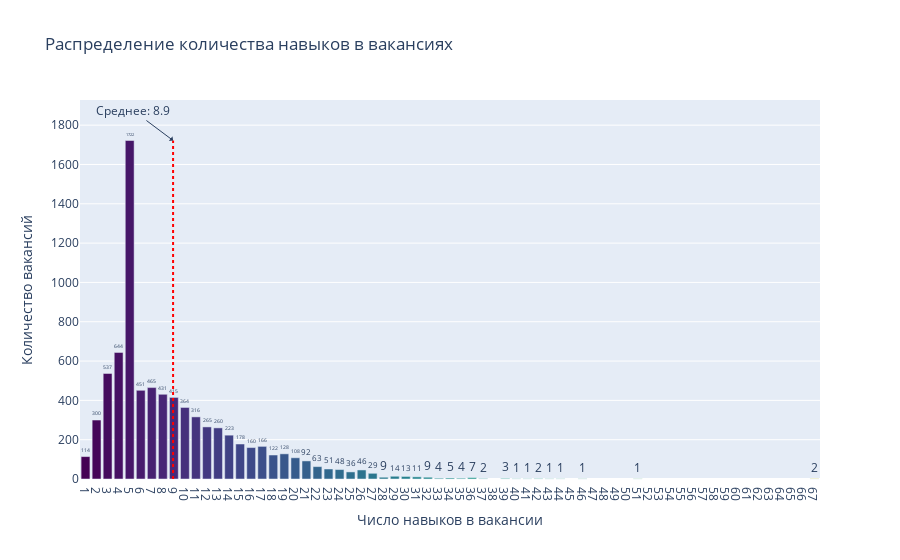

The code cell stored with this chart in its notebook:
### Code cell
# Посмотрим на распределение скилолв по кол-ву на вакансию
import plotly.express as px

df['skills_count'] = df['skills_clean_norm'].apply(lambda x: len(x) if isinstance(x, list) else 0)

# Считаем распределение
skills_dist = df['skills_count'].value_counts().sort_index().reset_index()
skills_dist.columns = ['Количество навыков', 'Число вакансий']

# Строим интерактивный график
fig = px.bar(
    skills_dist,
    x='Количество навыков',
    y='Число вакансий',
    title='Распределение количества навыков в вакансиях',
    labels={'Количество навыков': 'Число навыков в вакансии', 'Число вакансий': 'Количество вакансий'},
    text='Число вакансий',
    color='Количество навыков',
    color_continuous_scale='Viridis'
)

# Добавляем среднюю линию
mean_val = df['skills_count'].mean()
fig.add_shape(
    type="line",
    x0=mean_val, y0=0,
    x1=mean_val, y1=skills_dist['Число вакансий'].max(),
    line=dict(color="red", width=2, dash="dot")
)

fig.add_annotation(
    x=mean_val,
    y=skills_dist['Число вакансий'].max(),
    text=f"Среднее: {mean_val:.1f}",
    showarrow=True,
    arrowhead=1,
    ax=-40
)

# Настройки отображения
fig.update_traces(texttemplate='%{text}', textposition='outside')
fig.update_layout(
    hovermode="x",
    xaxis=dict(tickmode='linear'),
    coloraxis_showscale=False
)

fig.show()

### Figure 1 — Plotly figure (JSON) as saved in the notebook; plotly's stock layout.template omitted (floating-point values rounded to 4 significant figures)
{"data": [{"alignmentgroup": "True", "hovertemplate": "Число навыков в вакансии=%{marker.color}<br>Количество вакансий=%{text}<extra></extra>", "legendgroup": "", "marker": {"color": [1, 2, 3, 4, 5, 6, 7, 8, 9, 10, 11, 12, 13, 14, 15, 16, 17, 18, 19, 20, 21, 22, 23, 24, 25, 26, 27, 28, 29, 30, 31, 32, 33, 34, 35, 36, 37, 39, 40, 41, 42, 43, 44, 46, 51, 67], "coloraxis": "coloraxis", "pattern": {"shape": ""}}, "name": "", "offsetgroup": "", "orientation": "v", "showlegend": false, "text": [114, 300, 537, 644, 1722, 451, 465, 431, 415, 364, 316, 265, 260, 223, 178, 160, 166, 122, 128, 108, 92, 63, 51, 48, 36, 46, 29, 9, 14, 13, 11, 9, 4, 5, 4, 7, 2, 3, 1, 1, 2, 1, 1, 1, 1, 2], "textposition": "outside", "texttemplate": "%{text}", "type": "bar", "x": [1, 2, 3, 4, 5, 6, 7, 8, 9, 10, 11, 12, 13, 14, 15, 16, 17, 18, 19, 20, 21, 22, 23, 24, 25, 26, 27, 28, 29, 30, 31, 32, 33, 34, 35, 36, 37, 39, 40, 41, 42, 43, 44, 46, 51, 67], "xaxis": "x", "y": [114, 300, 537, 644, 1722, 451, 465, 431, 415, 364, 316, 265, 260, 223, 178, 160, 166, 122, 128, 108, 92, 63, 51, 48, 36, 46, 29, 9, 14, 13, 11, 9, 4, 5, 4, 7, 2, 3, 1, 1, 2, 1, 1, 1, 1, 2], "yaxis": "y"}], "layout": {"annotations": [{"arrowhead": 1, "ax": -40, "showarrow": true, "text": "Среднее: 8.9", "x": 8.928, "y": 1722}], "barmode": "relative", "coloraxis": {"colorbar": {"title": {"text": "Число навыков в вакансии"}}, "colorscale": [[0, "#440154"], [0.1111, "#482878"], [0.2222, "#3e4989"], [0.3333, "#31688e"], [0.4444, "#26828e"], [0.5556, "#1f9e89"], [0.6667, "#35b779"], [0.7778, "#6ece58"], [0.8889, "#b5de2b"], [1, "#fde725"]], "showscale": false}, "hovermode": "x", "legend": {"tracegroupgap": 0}, "shapes": [{"line": {"color": "red", "dash": "dot", "width": 2}, "type": "line", "x0": 8.928, "x1": 8.928, "y0": 0, "y1": 1722}], "title": {"text": "Распределение количества навыков в вакансиях"}, "xaxis": {"anchor": "y", "domain": [0, 1], "tickmode": "linear", "title": {"text": "Число навыков в вакансии"}}, "yaxis": {"anchor": "x", "domain": [0, 1], "title": {"text": "Количество вакансий"}}}}
